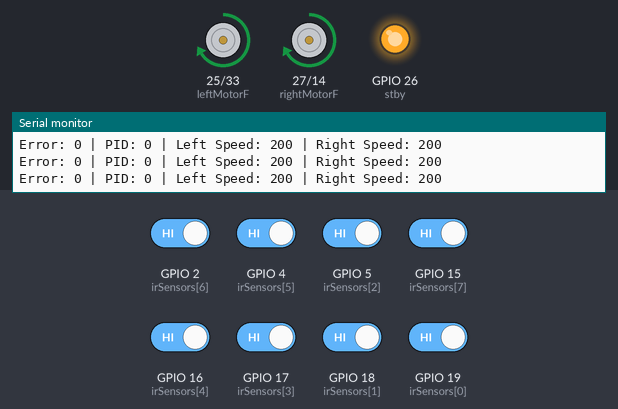
Recording of a sketch running on a simulated ESP32. Parts: motor-driver pin pairs drawn as motors (green arrow = first pin HIGH = forward, orange = second pin HIGH = backward, longer = more drive, scaled by the enable pin, stopped while the standby pin is LOW), output pins drawn as LEDs (lit = HIGH), the last lines printed to the serial monitor. Inputs (shaded band) come from the test bench; at power-on: GPIO 2 (irSensors[6]), GPIO 4 (irSensors[5]), GPIO 5 (irSensors[2]), GPIO 15 (irSensors[7]), GPIO 16 (irSensors[4]), GPIO 17 (irSensors[3]), GPIO 18 (irSensors[1]), GPIO 19 (irSensors[0]) HIGH.

Above: at 1.2 s.
1.3 s: GPIO 2 (irSensors[6]) driven LOW
At 2.5 s:
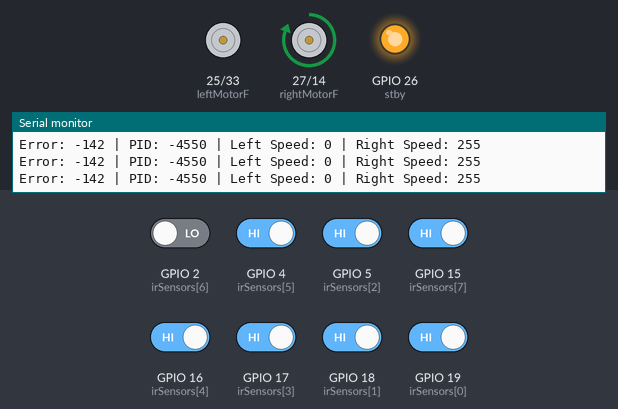
2.8 s: GPIO 18 (irSensors[1]) driven LOW
At 3.2 s:
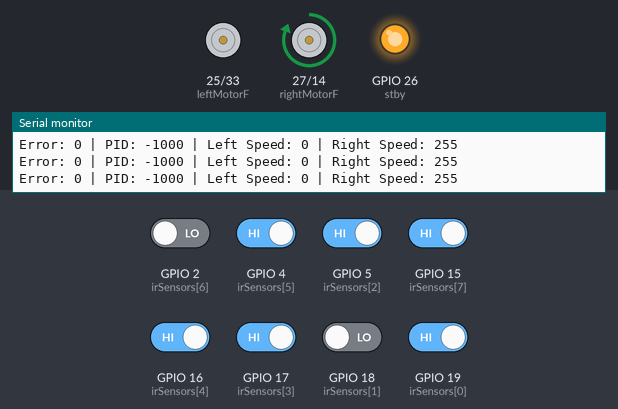
4.4 s: GPIO 4 (irSensors[5]) driven LOW
7.4 s: GPIO 5 (irSensors[2]) driven LOW
At 8.6 s:
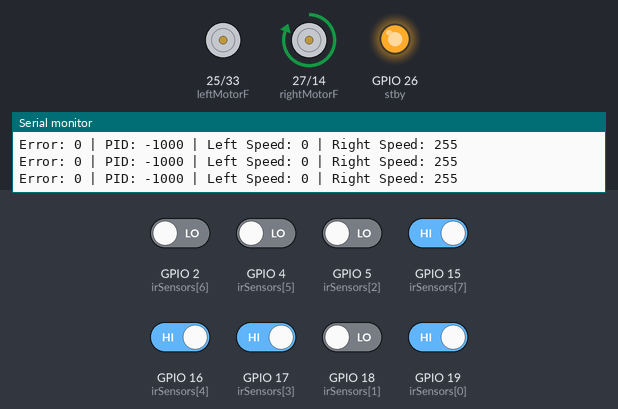
10.4 s: GPIO 15 (irSensors[7]) driven LOW
13.4 s: GPIO 4 (irSensors[5]) driven HIGH
At 14.6 s:
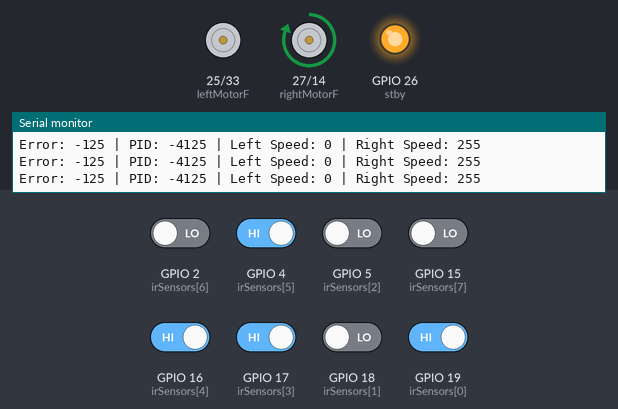
Timing chart, 0 to 15.9 s (numbered marks = the images above; inputs shaded):
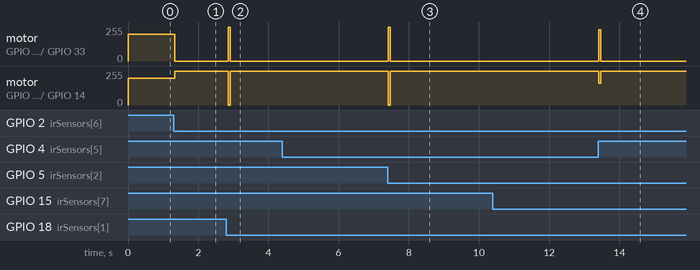

The sketch:

pid-runner.ino
```cpp
// Define motor control pins
#define rightMotorF 27      // Right motor forward pin
#define rightMotorB 14      // Right motor backward pin
#define rightMotorPWM 12    // Right motor PWM pin (ENA)
#define leftMotorF 25      // Left motor forward pin
#define leftMotorB 33      // Left motor backward pin
#define leftMotorPWM 32    // Left motor PWM pin (ENB)
#define stby 26

const int numSensors = 8;
int irSensors[numSensors] = {19,18,5,17,16,4,2,15};

// PID parameters
float kp = 25;    // Proportional gain 25
float ki = 1;     // Integral gain 1
float kd = 20;    // Derivative gain 20

int baseSpeed = 200; // Base speed for motors (0-255)

// Threshold for sensor detection (tune based on your environment)
// const int threshold = 500; // For analog sensors

// PID variables
long integral = 0;
int previousError = 0;

void setup() {
  // Initialize motor pins as outputs
  pinMode(rightMotorF, OUTPUT);
  pinMode(rightMotorB, OUTPUT);
  pinMode(rightMotorPWM, OUTPUT);
  pinMode(leftMotorF, OUTPUT);
  pinMode(leftMotorB, OUTPUT);
  pinMode(leftMotorPWM, OUTPUT);
  pinMode(stby, OUTPUT);


  for (int i = 0; i < numSensors; i++) {
    pinMode(irSensors[i], INPUT);
  }
  digitalWrite(stby, HIGH);

  Serial.begin(9600);
}

void loop() {
  // Read sensor values
  int sensorStates[numSensors];
  for (int i = 0; i < numSensors; i++) {
    // If using digital sensors:
    sensorStates[i] = digitalRead(irSensors[i]);
    // If using analog sensors, uncomment the following lines and comment out the above line:
    // int sensorValue = analogRead(irSensors[i]);
    // sensorStates[i] = (sensorValue > threshold) ? HIGH : LOW;
  }

  int error = calculateError(sensorStates);

  int motorSpeedDifference = calculatePID(error);

  int leftSpeed = baseSpeed + motorSpeedDifference;
  int rightSpeed = baseSpeed - motorSpeedDifference;

  leftSpeed = constrain(leftSpeed, 0, 255);
  rightSpeed = constrain(rightSpeed, 0, 255);

  driveMotors(leftSpeed, rightSpeed);

  Serial.print("Error: ");
  Serial.print(error);
  Serial.print(" | PID: ");
  Serial.print(motorSpeedDifference);
  Serial.print(" | Left Speed: ");
  Serial.print(leftSpeed);
  Serial.print(" | Right Speed: ");
  Serial.println(rightSpeed);

  delay(1);
}

int calculateError(int sensorStates[]) {
  int weights[numSensors] = {-1000, -1000, -500, 0, 0, 500, 1000, 1000};

  long weightedSum = 0;
  int activeSensors = 0;

  for (int i = 0; i < numSensors; i++) {
    if (sensorStates[i] == HIGH) {
      weightedSum += weights[i];
      activeSensors++;
    }
  }

  if (activeSensors == 0) {
    return previousError;
  }

  int error = weightedSum / activeSensors;

  return error;
}

int calculatePID(int error) {

  integral += error;

  integral = constrain(integral, -1000, 1000); // Adjust limits as necessary

  int derivative = error - previousError;

  float PID = (kp * error) + (ki * integral) + (kd * derivative);

  previousError = error;

  return (int) PID;
}

void driveMotors(int leftSpeed, int rightSpeed) {
  if (leftSpeed > 0) {
    digitalWrite(leftMotorF, HIGH);
    digitalWrite(leftMotorB, LOW);
    analogWrite(leftMotorPWM, leftSpeed);
  } else {
    digitalWrite(leftMotorF, LOW);
    digitalWrite(leftMotorB, HIGH);
    analogWrite(leftMotorPWM, -leftSpeed);
  }

  // Right Motor
  if (rightSpeed > 0) {
    digitalWrite(rightMotorF, HIGH);
    digitalWrite(rightMotorB, LOW);
    analogWrite(rightMotorPWM, rightSpeed);
  } else {
    digitalWrite(rightMotorF, LOW);
    digitalWrite(rightMotorB, HIGH);
    analogWrite(rightMotorPWM, -rightSpeed);
  }
}
```

Measured:
- after the input at 1.3 s, motor on GPIO 25 (leftMotorF) / GPIO 33 (leftMotorB): forward 200/255 → stopped at once; motor on GPIO 27 (rightMotorF) / GPIO 14 (rightMotorB): forward 200/255 → forward 255/255 at once
- after the input at 2.8 s, motor on GPIO 25 (leftMotorF) / GPIO 33 (leftMotorB): stopped → forward 255/255 after 0.06 s, → stopped 0.06 s later; motor on GPIO 27 (rightMotorF) / GPIO 14 (rightMotorB): forward 255/255 → stopped after 0.06 s, → forward 255/255 0.06 s later
- after the input at 7.4 s, motor on GPIO 25 (leftMotorF) / GPIO 33 (leftMotorB): stopped → forward 255/255 at once, → stopped 0.06 s later; motor on GPIO 27 (rightMotorF) / GPIO 14 (rightMotorB): forward 255/255 → stopped at once, → forward 255/255 0.06 s later
- after the input at 13.4 s, motor on GPIO 25 (leftMotorF) / GPIO 33 (leftMotorB): stopped → forward 235/255 at once, → stopped 0.06 s later; motor on GPIO 27 (rightMotorF) / GPIO 14 (rightMotorB): forward 255/255 → forward 165/255 at once, → forward 255/255 0.06 s later
